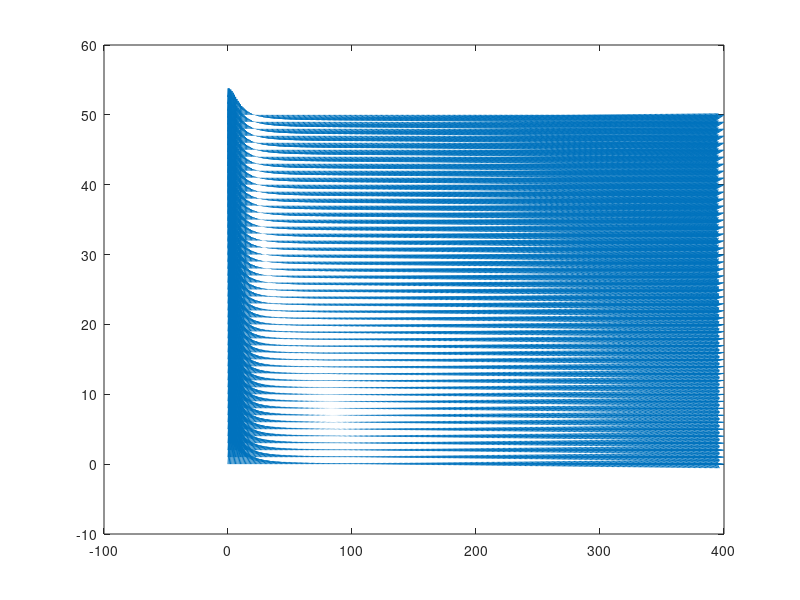

MATLAB code to generate this figure: (Note: this script raises an error after producing the figure.)
clc, clear, close all;
%deterministic model for S1&S2(NOT reduced lambda)
x=0:1:400; y=0:1:50; 
[x,y]=meshgrid(x,y);
global tau_R tau_G K_DG K_DR alpha_R alpha_G lambda n_R n_G
tau_R=0.13;  tau_G= 0.015;  
n_R=2;  K_DR=10;
% n_G=4;  K_DG=16.5;
n_G=5.5;  K_DG=25;
lambda=1;
alpha_R= (26.836+320.215/(1+(lambda/0.661)^4.09))*lambda*1.1;
alpha_G= (25.609+627.747/(1+(lambda/0.865)^4.635))*lambda*1.1;

K_DG_title=(K_DG/(alpha_G/lambda)); K_DR_title=(K_DR/(alpha_R/lambda));
u1=alpha_R*(tau_R+(1-tau_R)./(1+(y./K_DG).^n_G))-lambda*x; 
v1=alpha_G*(tau_G+(1-tau_G)./(1+(x./K_DR).^n_R))-lambda*y;
quiver(x,y,u1,v1,5,'filled'), hold on

x1=0:0.1:400; y1=0:0.1:400;
R=[]; G=[];
for i=1:4001
    R(i)=alpha_R/lambda*H_R(y1(i));
end

for j=1:4001
    G(j)=alpha_G/lambda*H_G(x1(j));
end
plot(R,y1,'g',x1,G,'r','linewidth',1.5);
xlabel('$[R]$','Interpreter','latex')
ylabel('$[G]$','Interpreter','latex','Rotation',0)


% %找交点（即saddle point(if exist))
% A=[R',y1']; B=[x1',G'];
% k=1; C=[];
% for p=1:50001
%     for q=1:50001
%         if abs(sqrt((A(p,1)-B(q,1))^2+(A(p,2)-B(q,2))^2))<0.9*10^(-3)
%             C(k,1)=A(p,1); C(k,2)=A(p,2);
%             D(k,1)=B(q,1); D(k,2)=B(q,2);
%             k=k+1;
%         end
%     end
% end


T=100; dt=0.1;
[t,y]=odesol([0,T],[114.047114528272,67.8377612852593],dt);

L=100; %求解时间长度
m=L/dt;
xt=y(1:m,1); yt=y(1:m,2);
figure(2);
plot(xt,yt); 
xlabel('$[R]$','Interpreter','latex')
ylabel('$[G]$','Interpreter','latex','Rotation',0)
axis([0,400,0,400]);

figure(3);
plot(t,y(:,1),'r',t,y(:,2),'g','linewidth',2);


DR=(y(1001,1)*0.197)^2;
DG=(y(1001,2)*0.216)^2


function [t,y]=odesol(inter,y0,h)
t(1)=inter(1); y(1,:)=y0;
n=(inter(2)-inter(1))/h;
for i=1:n
t(i+1)=t(i)+h;
y(i+1,:)=eulerstep(t(i),y(i,:),h);
end
end

function y=eulerstep(t,y,h)
%one step of the Euler Method
y=y+h*ydot(t,y);
end

function z=ydot(t,y)
% y(1)is Red,y(2)is Green.
global alpha_R alpha_G lambda
z(1)=alpha_R*H_R(y(2))-lambda*y(1);
z(2)=alpha_G*H_G(y(1))-lambda*y(2);
end

function H1=H_R(y)
global tau_R K_DG n_G
H1=tau_R+(1-tau_R)/(1+(y/K_DG)^n_G);
end

function H2=H_G(x)
global tau_G K_DR n_R
H2=tau_G+(1-tau_G)/(1+(x/K_DR)^n_R);
end


